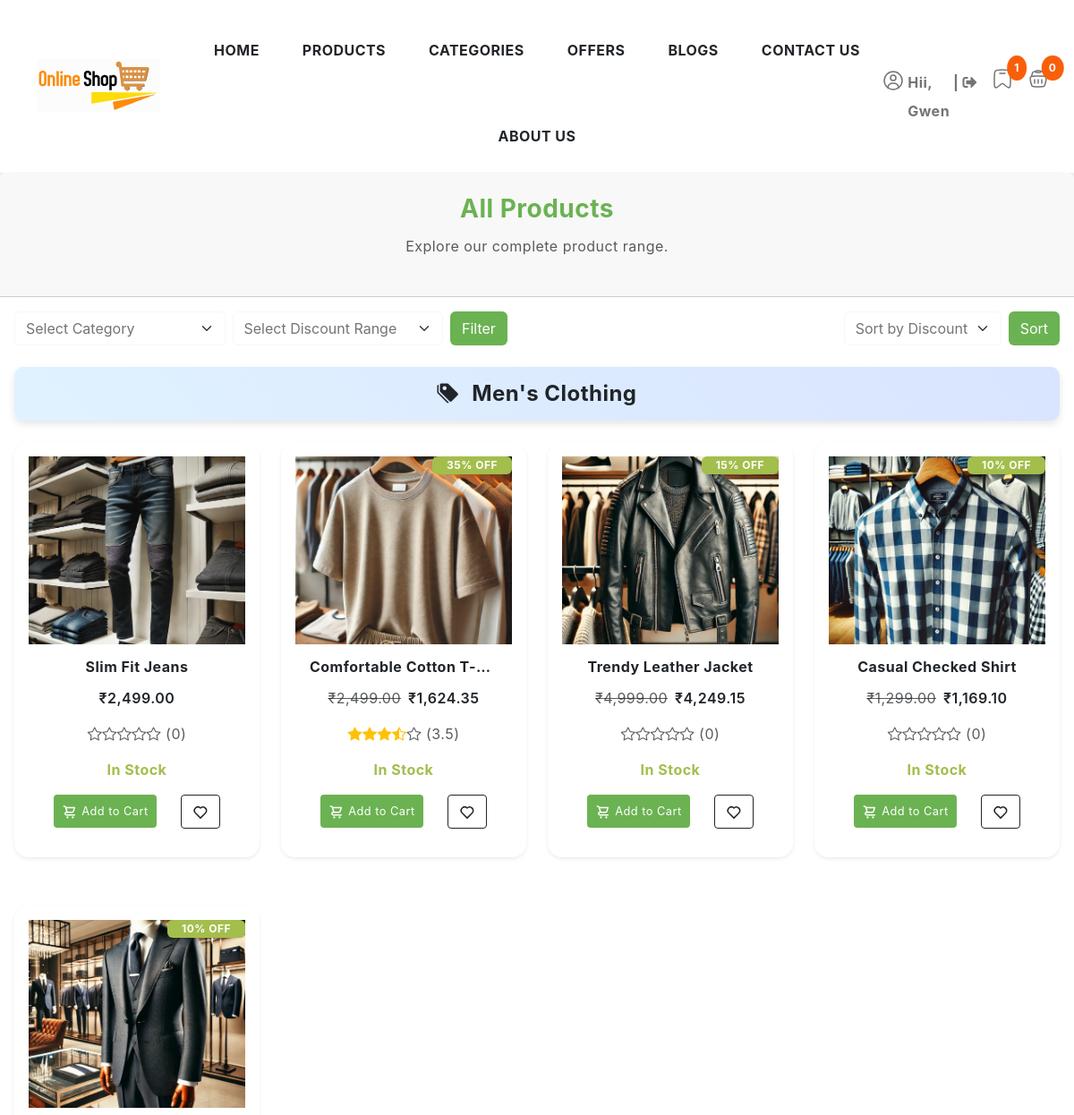
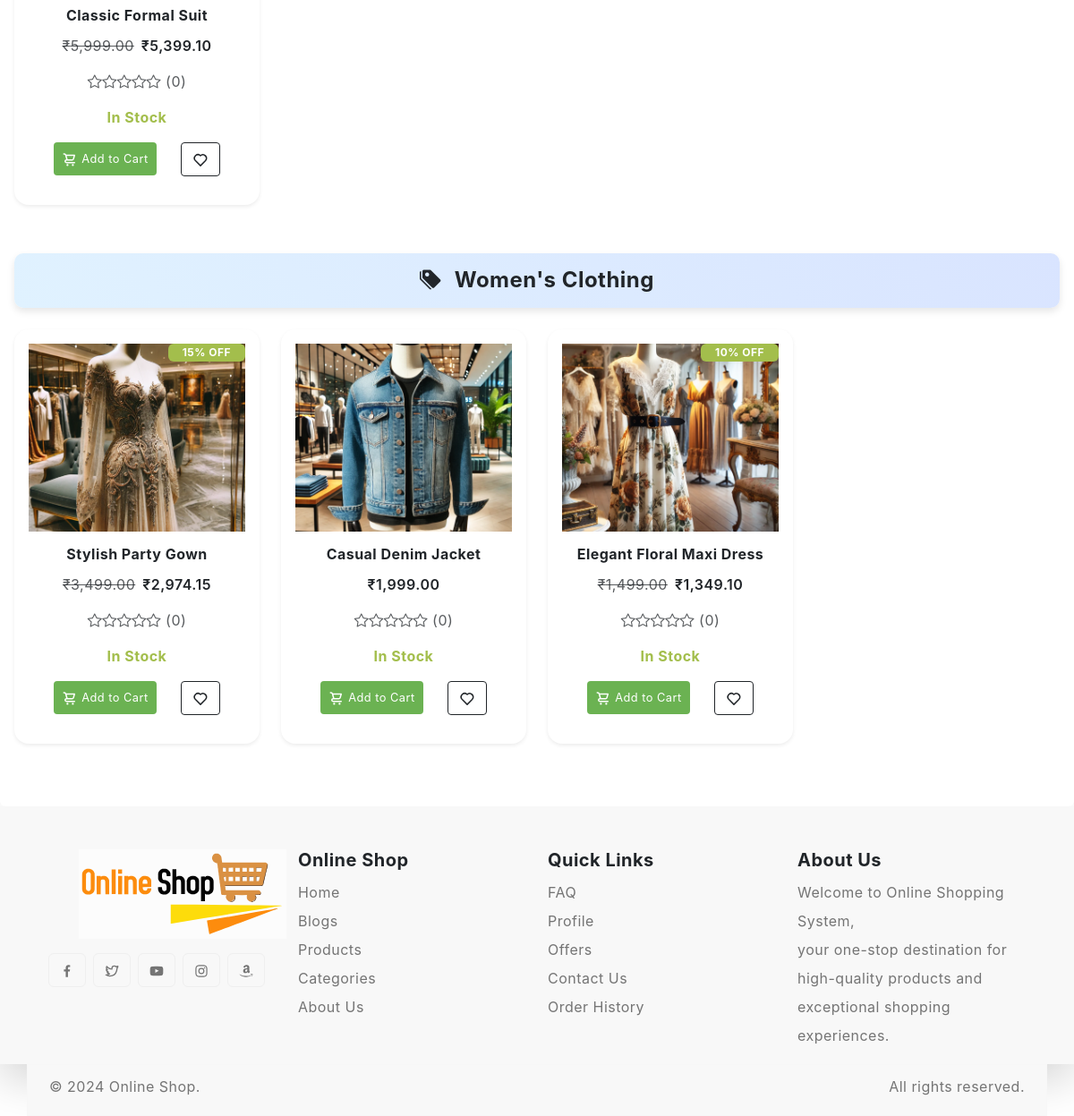
Screenshot of /products.php (signed in) with the database file from the repository (2 pictures, top to bottom).
### tables this page shows
CREATE TABLE `tbl_product` (
  `product_id` int(11) NOT NULL,
  `product_name` varchar(255) NOT NULL,
  `product_description` text DEFAULT NULL,
  `product_image` varchar(255) NOT NULL,
  `product_price` decimal(10,2) DEFAULT NULL,
  `product_stock` int(11) DEFAULT 0,
  `product_dis` varchar(255) DEFAULT NULL,
  `product_dis_value` decimal(10,2) DEFAULT NULL,
  `product_status` int(11) DEFAULT 1,
  `category_id` int(11) NOT NULL,
  `created_at` timestamp NOT NULL DEFAULT current_timestamp()
);

CREATE TABLE `tbl_category` (
  `category_id` int(11) NOT NULL,
  `category_name` varchar(255) NOT NULL,
  `category_image` varchar(255) DEFAULT NULL,
  `category_status` int(11) DEFAULT 1,
  `created_at` timestamp NOT NULL DEFAULT current_timestamp()
);

### products.php (the view, shortened to what this page needs)
<?php
include "config/connection.php";
include "component/header.php";
$categoryId = isset($_GET['category_id']) ? intval($_GET['category_id']) : null;
$sortByDiscount = isset($_GET['sort_by_discount']) ? $_GET['sort_by_discount'] : null;
$productQuery = "
    SELECT
        p.*,
        c.category_name,
        COALESCE(AVG(r.rating), 0) AS avg_rating
    FROM tbl_product p
    LEFT JOIN tbl_category c ON p.category_id = c.category_id
    LEFT JOIN tbl_ratings r ON r.product_id = p.product_id
    WHERE c.category_name IS NOT NULL";
$productQuery .= " GROUP BY p.product_id";
if ($sortByDiscount) {
    if ($sortByDiscount == 'high-to-low') {
        $productQuery .= " ORDER BY p.product_dis DESC";
    } else {
        $productQuery .= " ORDER BY p.product_dis ASC";
    }
} else {
    $productQuery .= " ORDER BY c.category_name ASC, p.created_at DESC";
}
$productResult = mysqli_query($conn, $productQuery);
$productsByCategory = [];
while ($product = mysqli_fetch_assoc($productResult)) {
    $categoryName = $product['category_name'];
    if (!empty($categoryName)) {
        $productsByCategory[$categoryName][] = $product;
    }
}
?>
<div class="content-wrapper">
    <div class="card border-0">
        <div class="card-header pt-4 text-center pb-4">
            <h3 class="font-weight-bold text-primary">
                <?php
                if ($categoryId && isset($productsByCategory[array_key_first($productsByCategory)])) {
                    echo htmlspecialchars($productsByCategory[array_key_first($productsByCategory)][0]['category_name']);
                } else {
                    echo "All Products";
                }
                ?>
            </h3>
            <p class="text-muted">
                <?php
                if ($categoryId && isset($productsByCategory[array_key_first($productsByCategory)])) {
                    echo "Browse products under the \"" . htmlspecialchars($productsByCategory[array_key_first($productsByCategory)][0]['category_name']) . "\" category.";
                } else {
                    echo "Explore our complete product range.";
                }
                ?>
            </p>
        </div>
        <div class="card-body">
            <div class="d-flex justify-content-between mb-4">
                <form method="GET" class="d-flex">
                    <select name="category_id" class="form-select me-2">
                        <option value="">Select Category</option>
                    </select>
                    <select name="discount_range" class="form-select me-2">
                        <option value="">Select Discount Range</option>
                    </select>
                    <button type="submit" class="btn btn-primary">Filter </button>
                </form>
                <form method="GET" class="d-flex">
                    <select name="sort_by_discount" class="form-select me-2">
                        <option value="">Sort by Discount</option>
                    </select>
                    <button type="submit" class="btn btn-primary">Sort</button>
                </form>
            </div>
            <?php if (!empty($productsByCategory)) { ?>
                <?php foreach ($productsByCategory as $categoryName => $products) { ?>
                    <div class="mb-4">
                        <div class="category-heading text-center py-3 mb-4" style="background: linear-gradient(45deg, #e0f2ff, #d9e4ff); color: #333; border-radius: 10px; box-shadow: 0 4px 8px rgba(0, 0, 0, 0.1);">
                            <h4 class="m-0 fw-bold">
                                <i class="bi bi-tags-fill me-2"></i>
                                <?= htmlspecialchars($categoryName) ?>
                            </h4>
                        </div>
                        <div class="row row-cols-1 row-cols-sm-2 row-cols-md-3 row-cols-lg-4 g-4">
                            <?php foreach ($products as $product) { ?>
                                <div class="col">
                                    <div class="product-item card shadow-sm border-0 rounded-lg overflow-hidden">
                                        <figure class="position-relative m-0">
                                            <a href="products-view.php?product_id=<?= $product['product_id'] ?>">
                                                <img src="admin/uploads/products/<?= $product['product_image'] == null ? 'no_img.png' : $product['product_image'] ?>"
                                                    alt="<?= htmlspecialchars($product['product_name']) ?>"
                                                    class="w-100" style="height: 210px; object-fit: cover;">
                                            </a>
                                            <?php if ($product['product_dis'] && $product['product_dis_value'] > 0) { ?>
                                                <span class="position-absolute top-0 end-0 badge bg-success text-white px-3 py-1 rounded-start">
                                                    <?= $product['product_dis'] ?>% OFF
                                                </span>
                                            <?php } ?>
                                        </figure>
                                        <div class="card-body text-center p-3">
                                            <h5 class="fs-6 fw-bold mb-2 text-truncate">
                                                <a href="products-view.php?product_id=<?= $product['product_id'] ?>"
                                                    class="text-dark text-decoration-none"><?= htmlspecialchars($product['product_name']) ?></a>
                                            </h5>
                                            <div class="d-flex justify-content-center align-items-center gap-2">
                                                <?php if ($product['product_dis_value'] > 0) { ?>
                                                    <del class="text-muted">₹<?= number_format($product['product_price'], 2) ?></del>
                                                <?php } ?>
                                                <span class="text-dark fw-semibold">
                                                    ₹<?= number_format($product['product_price'] - $product['product_dis_value'], 2) ?>
                                                </span>
                                            </div>
                                            <div class="mt-2">
                                                <?php
                                                $avgRating = round($product['avg_rating'], 1);
                                                for ($i = 1; $i <= 5; $i++) {
                                                    if ($i <= $avgRating) {
                                                        echo '<i class="bi bi-star-fill text-warning"></i>';
                                                    } elseif ($i - 0.5 <= $avgRating) {
                                                        echo '<i class="bi bi-star-half text-warning"></i>';
                                                    } else {
                                                        echo '<i class="bi bi-star text-muted"></i>';
                                                    }
                                                }
                                                ?>
                                                <span class="text-muted">(<?= $avgRating ?>)</span>
                                            </div>
                                            <div class="meta-stock mt-2 <?= $product['product_stock'] > 0 ? 'text-success' : 'text-danger' ?> fw-bold">
                                                <?= $product['product_stock'] > 0 ? 'In Stock' : 'Out of Stock' ?>
                                            </div>
                                            <div class="row g-1 mt-2">
                                                <div class="col-8">
                                                    <a href="add_to_cart.php?product_id=<?= $product['product_id'] ?>" class="btn btn-primary rounded-1 p-2 fs-7 btn-cart">
                                                        <svg width="18" height="18">
                                                            <use xlink:href="#cart"></use>
                                                        </svg> Add to Cart
                                                    </a>
                                                </div>
                                                <div class="col-4">
                                                    <a href="add_wish_list.php?product_id=<?= $product['product_id'] ?>" class="btn btn-outline-dark rounded-1 fs-6">
                                                        <svg width="18" height="18">
                                                            <use xlink:href="#heart"></use>
                                                        </svg>
                                                    </a>
                                                </div>
                                            </div>
                                        </div>
                                    </div>
                                </div>
                            <?php } ?>
                        </div>
                    </div>
                <?php } ?>
            <?php } else { ?>
                <div class="alert alert-info text-center">No products found.</div>
            <?php } ?>
        </div>
    </div>
</div>
<?php include "component/footer.php"; ?>

### rows the page displays
tbl_product: product_image (picture), product_name "Slim Fit Jeans", $product['product_price'] - $product['product_dis_value'] "2,499.00", avgRating "0", product_stock "In Stock"
tbl_product: product_image (picture), product_dis "35", product_name "Comfortable Cotton T-…", product_price "2,499.00", $product['product_price'] - $product['product_dis_value'] "1,624.35", avgRating "3.5", product_stock "In Stock"
tbl_product: product_image (picture), product_dis "15", product_name "Trendy Leather Jacket", product_price "4,999.00", $product['product_price'] - $product['product_dis_value'] "4,249.15", avgRating "0", product_stock "In Stock"
tbl_product: product_image (picture), product_dis "10", product_name "Casual Checked Shirt", product_price "1,299.00", $product['product_price'] - $product['product_dis_value'] "1,169.10", avgRating "0", product_stock "In Stock"
tbl_product: product_image (picture), product_dis "10", product_name "Classic Formal Suit", product_price "5,999.00", $product['product_price'] - $product['product_dis_value'] "5,399.10", avgRating "0", product_stock "In Stock"
tbl_product: category.category_name "Women's Clothing", product_image (picture), product_dis "10", product_name "Elegant Floral Maxi Dress", product_price "1,499.00", $product['product_price'] - $product['product_dis_value'] "1,349.10", avgRating "0", product_stock "In Stock"
tbl_product: product_image (picture), product_dis "15", product_name "Stylish Party Gown", product_price "3,499.00", $product['product_price'] - $product['product_dis_value'] "2,974.15", avgRating "0", product_stock "In Stock"
tbl_product: product_image (picture), product_name "Casual Denim Jacket", $product['product_price'] - $product['product_dis_value'] "1,999.00", avgRating "0", product_stock "In Stock"

### other values shown
substr(strip_tags(($username)),0,5) "Gwen"
count($wishlistItems) "1"
count($cartItems) "0"
$categoryName "Men's Clothing"
